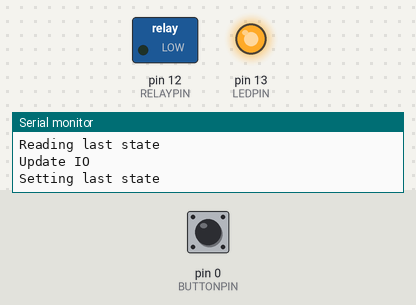
A sketch run on a simulated Arduino Uno, built for the host (arithmetic inside an expression is 32-bit, double 64-bit). On the bench: switched loads named in the sketch (green lamp = pin HIGH), output pins drawn as LEDs (lit = HIGH), the last lines printed to the serial monitor. Dashed ring = blinking. Inputs (shaded band) come from the test bench; at power-on: pin 0 (BUTTONPIN) HIGH. EEPROM starts erased.

Above: at 1.2 s.
1.3 s: pin 0 (BUTTONPIN) pulled LOW for 3.2 s
At 2.0 s:
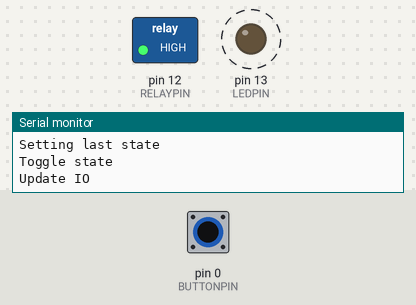
6.0 s: pin 0 (BUTTONPIN) pulled LOW for 0.15 s
At 6.8 s:
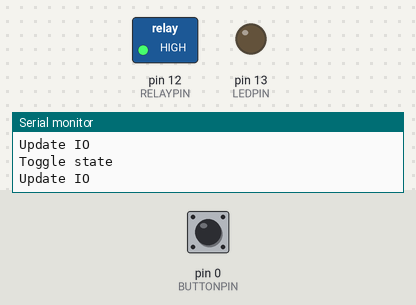
7.6 s: pin 0 (BUTTONPIN) pulled LOW for 1 s
At 8.0 s:
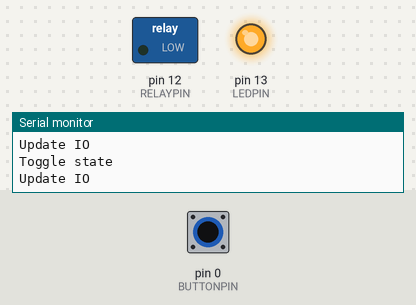
Timing chart, 0 to 10.6 s (numbered marks = the images above; inputs shaded):
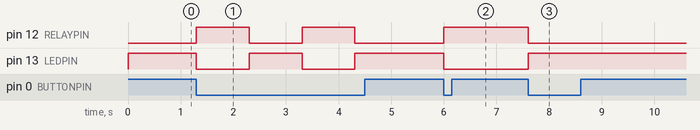

The sketch:

BuiltinButton.ino
```cpp
// Import required libraries
#include <EEPROM.h>

char state = 0;
int buttonState = 0;         // variable for reading the pushbutton status

#define RELAYPIN 12
#define LEDPIN 13
#define BUTTONPIN 0     // the number of the pushbutton pin

#define EEPROM_STATE_ADDRESS 128

void updateIO() {
  if (state == 1) {
    digitalWrite(RELAYPIN, HIGH);
    #ifdef LEDPIN
      digitalWrite(LEDPIN, LOW);
    #endif
  }
  else {
    state = 0;
    digitalWrite(RELAYPIN, LOW);
    #ifdef LEDPIN
      digitalWrite(LEDPIN, HIGH);
    #endif
  }
  Serial.println("Update IO");
  EEPROM.write(EEPROM_STATE_ADDRESS, state);
  EEPROM.commit();
}

void setup(void)
{
  // Start Serial
  Serial.begin(115200);

  pinMode(BUTTONPIN, INPUT);
  pinMode(RELAYPIN, OUTPUT);
  #ifdef LEDPIN
    pinMode(LEDPIN, OUTPUT);
  #endif

  Serial.println("Reading last state");
  EEPROM.begin(512);
  state = EEPROM.read(EEPROM_STATE_ADDRESS) == 1 ? 1 : 0;
  updateIO();
  Serial.println("Setting last state");
}

void loop() {
  // read the state of the pushbutton value:
  buttonState = digitalRead(BUTTONPIN);

  // check if the pushbutton is pressed.
  if (buttonState == LOW) {
    Serial.println("Toggle state");
    state = (state == 0) ? 1 : 0;
    updateIO();
    delay(1000);
  }
}
```

Measured:
- after the input at 1.3 s, pin 12 (RELAYPIN), pin 13 (LEDPIN): alternates HIGH for 1.0 s and LOW for 1.0 s, starting at once
- after the input at 6.0 s, pin 12 (RELAYPIN): LOW → HIGH at once; pin 13 (LEDPIN): HIGH → LOW at once
- after the input at 7.6 s, pin 12 (RELAYPIN): HIGH → LOW at once; pin 13 (LEDPIN): LOW → HIGH at once
